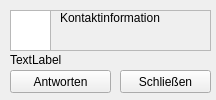
<?xml version="1.0" encoding="UTF-8"?>
<ui version="4.0">
 <class>NotificationWindow</class>
 <widget class="QWidget" name="NotificationWindow">
  <property name="geometry">
   <rect>
    <x>0</x>
    <y>0</y>
    <width>216</width>
    <height>100</height>
   </rect>
  </property>
  <property name="windowTitle">
   <string>Eingehende Nachricht</string>
  </property>
  <widget class="QLabel" name="lbl_nachricht">
   <property name="geometry">
    <rect>
     <x>10</x>
     <y>50</y>
     <width>201</width>
     <height>20</height>
    </rect>
   </property>
   <property name="text">
    <string>TextLabel</string>
   </property>
  </widget>
  <widget class="QPushButton" name="pB_antworten">
   <property name="geometry">
    <rect>
     <x>10</x>
     <y>70</y>
     <width>101</width>
     <height>23</height>
    </rect>
   </property>
   <property name="text">
    <string>Antworten</string>
   </property>
  </widget>
  <widget class="QFrame" name="fra_absender">
   <property name="geometry">
    <rect>
     <x>10</x>
     <y>10</y>
     <width>201</width>
     <height>41</height>
    </rect>
   </property>
   <property name="frameShape">
    <enum>QFrame::StyledPanel</enum>
   </property>
   <property name="frameShadow">
    <enum>QFrame::Raised</enum>
   </property>
   <widget class="QGraphicsView" name="gV_logo">
    <property name="geometry">
     <rect>
      <x>0</x>
      <y>0</y>
      <width>41</width>
      <height>41</height>
     </rect>
    </property>
   </widget>
   <widget class="QLabel" name="lbl_absender">
    <property name="geometry">
     <rect>
      <x>50</x>
      <y>0</y>
      <width>221</width>
      <height>16</height>
     </rect>
    </property>
    <property name="text">
     <string>Kontaktinformation</string>
    </property>
   </widget>
  </widget>
  <widget class="QPushButton" name="pB_close">
   <property name="geometry">
    <rect>
     <x>120</x>
     <y>70</y>
     <width>91</width>
     <height>23</height>
    </rect>
   </property>
   <property name="text">
    <string>Schließen</string>
   </property>
  </widget>
 </widget>
 <resources/>
 <connections/>
</ui>
